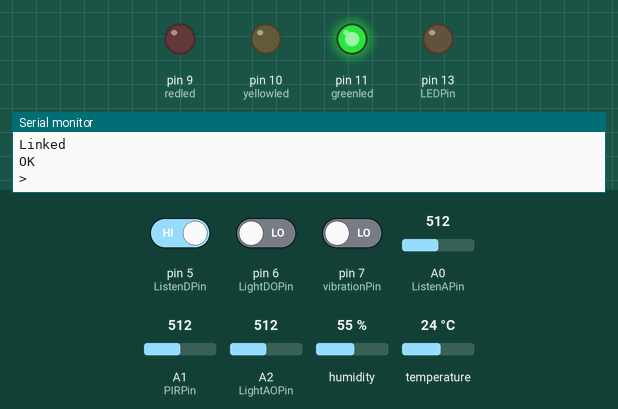
The sketch below on a simulated Arduino Uno, built with avr-gcc and run on an emulated ATmega328P. On the bench: output pins drawn as LEDs (lit = HIGH), the last lines printed to the serial monitor. The inputs (shaded band) are chosen by the test bench; at power-on: pin 5 (ListenDPin) HIGH, pin 7 (vibrationPin) LOW, pin 6 (LightDOPin) LOW, A0 (ListenAPin) = 512, A1 (PIRPin) = 512, A2 (LightAOPin) = 512, humidity 55 %, temperature 24 °C. The modem accepts every AT command (registered, SIM ready, sends succeed) and sends nothing else.

Above: at 13.4 s.
13.5 s: pin 5 (ListenDPin) driven LOW
At 15.5 s:
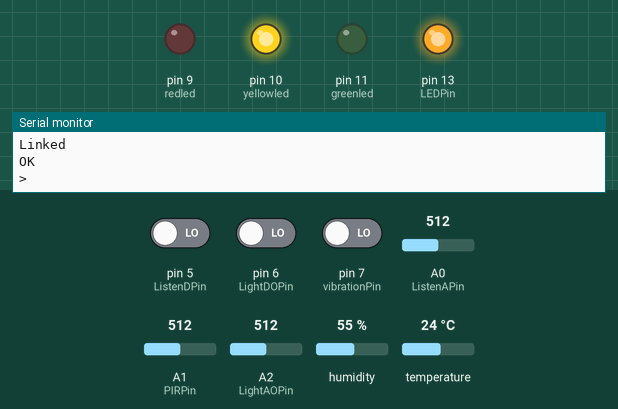
16.1 s: pin 7 (vibrationPin) driven HIGH
At 16.9 s:
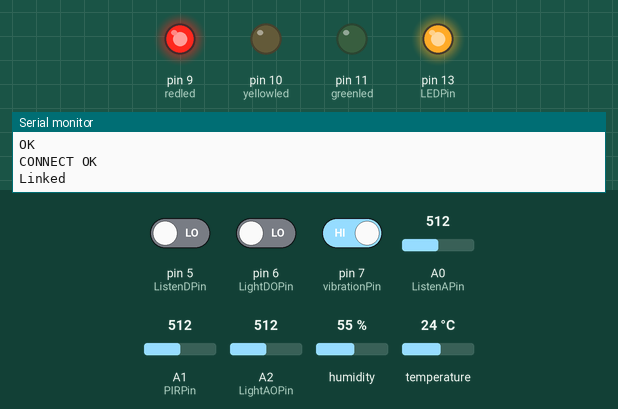
18.1 s: pin 5 (ListenDPin) driven HIGH
At 19.7 s:
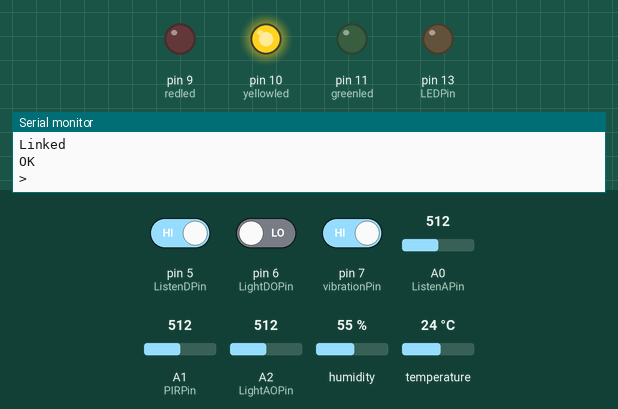
23.4 s: pin 7 (vibrationPin) driven LOW
At 25.1 s:
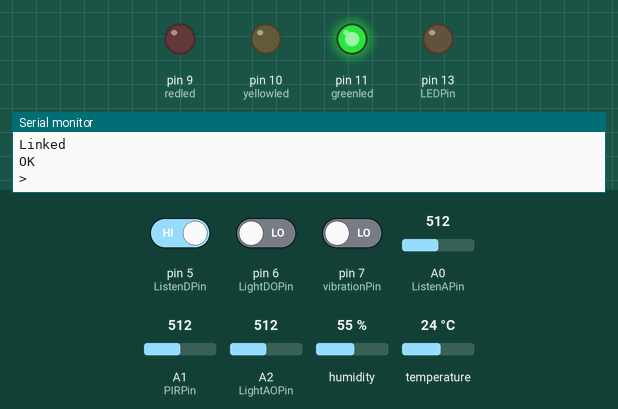
Timing chart, 0 to 26.6 s (numbered marks = the images above; inputs shaded):
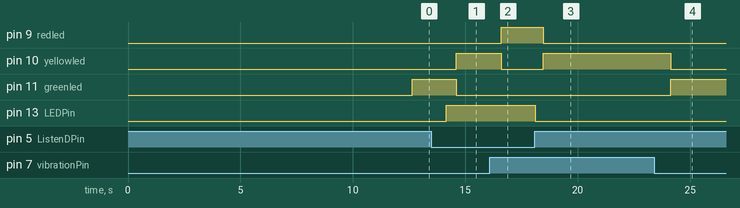

The sketch:

BabyCare_http.ino
```cpp
#include <DHT.h>
#include <DHT_U.h>

#include <SoftwareSerial.h>
#include "DHT.h"


#define RX 2    //wifi上行端口
#define TX 3    //wifi下行端口

#define DHTPIN 4    //温湿度传感器管脚数字4
#define DHTTYPE DHT11   //传感器类型
DHT dht(DHTPIN, DHTTYPE);

#define LightDOPin 6   //光敏数字6
#define LightAOPin A2  //光敏模拟A2
float var_light_a=0;   //模拟数据
int var_light_d=0;  //数字数据

//Wifi接入热点及OneNet平台设备
String ssid = "JACKPC";  //无线网账号
String password = "87654312";  //无线网密码
String device_id = "536315660";  //设备id
String api_key = "1hK8AC3aucVjXMB2zVchmtaoHd0=";  //鉴权码


//声音传感器变量
int ListenAPin = A0; //选择模拟0输入端口
int ListenDPin=5; //选择数字5输入端口

int LEDPin = 13;    //选择LED显示端口
int LisAValue = 0;    //声音模拟值变量
boolean  LisLimit;    //声音数字值

//人体热释传感器变量
int PIRPin = A1;  //人体热释传感器管脚

int PIRState = 0;   //人体热释传感器状态  0---未检测到，1----检测到
int val=0;   // 感应数值

//振动传感器
int vibrationPin=7;  //数字7管脚

int present=0;  //当前数值

//交通灯
int redled =9;
int yellowled =10;
int greenled =11;


SoftwareSerial mySerial(RX, TX); // RX, TX  通过软串口连接esp8266

void setup() {

  Serial.begin(9600);

  dht.begin();    //温湿度传感器开启

  pinMode(LEDPin,OUTPUT); //设置LED管脚模式
  pinMode(ListenDPin,INPUT); //设置声音数字输入管脚
  pinMode(ListenAPin,INPUT); //设置声音模拟输入管脚
  pinMode(PIRPin,INPUT);  //设置人体热释模拟输入管脚
  pinMode(LightDOPin,INPUT);  //设置光敏数字输入
  pinMode(LightAOPin,INPUT);  //设置光敏模拟输入
  pinMode(vibrationPin,INPUT); //设置振动数字输入
  //交通灯输出
  pinMode(redled, OUTPUT);
  pinMode(yellowled, OUTPUT);
  pinMode(greenled, OUTPUT);


  while (!Serial) {
    // wait for serial port to connect. Needed for native USB port only
  }

  // 连接WIFI
  mySerial.begin(9600);
  mySerial.println("AT+RST");   // 初始化重启一次esp8266
  delay(1500);
  echo();
  mySerial.println("AT");
  echo();
  delay(500);
  mySerial.println("AT+CWMODE=3");  // 设置Wi-Fi模式
  echo();
  mySerial.println("AT+CWJAP=\""+ssid+"\",\""+password+"\"");  // 连接Wi-Fi
  echo();
  delay(10000);

}


void loop() {


    //声音传感器
    LisAValue = analogRead(ListenAPin);    //读声音传感器的值
    LisLimit=digitalRead(ListenDPin);    //度数字管脚值
    if(!LisLimit)
        {
          digitalWrite(LEDPin, HIGH); //大于阈值灯亮
          delay(100);
        }
    else
        digitalWrite(LEDPin, LOW);  //小于阈值灯灭

    Serial.println(LisAValue, DEC);  //打印数字引脚高低电平
    delay(100);


    //人体红外传感器
    val = analogRead(PIRPin);    //读取A0口的电压值并赋值到val
    Serial.println(val);            //串口发送val值

    if (val > 150)//判断PIR数值是否大于150，
    {
        Serial.println("有人");
        //digitalWrite(LedPin,HIGH);  //大于表示感应到有人
        PIRState=1;
     }
     else
      {
        //digitalWrite(LedPin,LOW);   //小于表示无感应到有人
        Serial.println("无人");
        PIRState=0;
       }

      Serial.println(PIRState);
      delay(250);


  //温湿度传感器获取数据
  String DTHvalue=getAndSendTemperatureAndHumidityData();


  //光敏传感器
  var_light_a=analogRead(LightAOPin);
  var_light_d=digitalRead(LightDOPin);
  Serial.println(var_light_a);


  //振动传感器
  present=digitalRead(vibrationPin);
  Serial.println(present);


  //交通灯判决：声音阈值和振动阈值同时达到为红，振动或声音为黄，全无为绿
  //蜂鸣器判决：
  if(LisLimit==0 && present==1){
    digitalWrite(redled, HIGH);
    digitalWrite(yellowled, LOW);
    digitalWrite(greenled, LOW);
    //song();

    }
    else if(LisLimit==1 && present==0){
    digitalWrite(redled, LOW);
    digitalWrite(yellowled, LOW);
    digitalWrite(greenled, HIGH);
    }else{
    digitalWrite(redled, LOW);
    digitalWrite(yellowled, HIGH);
    digitalWrite(greenled, LOW);
   }


  //WiFi串口
  if (mySerial.available()) {  //软串口，发送到esp8266的都走这个串口
    Serial.write(mySerial.read());
  }
  if (Serial.available()) {  //串口，打印到串口监视器
    mySerial.write(Serial.read());
  }

  String value = String(LisLimit)+","+String(PIRState)+","+DTHvalue+","+String(var_light_a)+","+String(LisAValue)+","+String(present);  //上传的数据

  post(value);

}


//温湿度传感器函数
String getAndSendTemperatureAndHumidityData(){
  float h = dht.readHumidity();
  float t = dht.readTemperature();

  if (isnan(h) || isnan(t)) {
    Serial.println("Failed to read from DHT sensor!");
    return;
  }

  Serial.print("Humidity: ");
  Serial.print(h);
  Serial.println();
  Serial.print("Temperature: ");
  Serial.print(t);
  Serial.print(" *C ");

  return String(h)+","+String(t);
}


//读取应答消息
void echo(){
  delay(50);
  while (mySerial.available()) {
    Serial.write(mySerial.read());
  }
}

 //上传数据点
void post(String value){
  mySerial.println("AT+CIPMODE=1");
  echo();
  mySerial.println("AT+CIPSTART=\"TCP\",\"api.heclouds.com\",80");  // 连接服务器的80端口
  delay(100);//初始值1000
  echo();
  mySerial.println("AT+CIPSEND"); // 进入TCP透传模式，接下来发送的所有消息都会发送给服务器
  echo();
  delay(500); //初始值5000
  String data ="{\"datastreams\": [{\"id\": \"temperature\",\"datapoints\": [{\"value\": \""+value+"\"}]}]}";
  mySerial.print("POST /devices/"+device_id+"/datapoints HTTP/1.1\r\n"); // 开始发送post请求
  mySerial.print("api-key: "+api_key+"\r\nHost: api.heclouds.com\r\nContent-Length: " + String(data.length()) + "\r\n\r\n"); // post请求的报文格式
  mySerial.println(data); // 结束post请求
  delay(300);//初始值300
  echo();
  delay(100); //初始值100
  mySerial.print("+++"); // 退出tcp透传模式，用println会出错
  Serial.println();
//  delay(2000);
}
```

Measured:
- after the input at 13.5 s, pin 10 (yellowled): LOW → HIGH after 1.1 s; pin 11 (greenled): HIGH → LOW after 1.1 s; pin 13 (LEDPin): LOW → HIGH after 0.66 s
- after the input at 16.1 s, pin 9 (redled): LOW → HIGH after 0.51 s; pin 10 (yellowled): HIGH → LOW after 0.51 s
- after the input at 18.1 s, pin 9 (redled): HIGH → LOW after 0.38 s; pin 10 (yellowled): LOW → HIGH after 0.38 s; pin 13 (LEDPin): HIGH → LOW at once
- after the input at 23.4 s, pin 10 (yellowled): HIGH → LOW after 0.74 s; pin 11 (greenled): LOW → HIGH after 0.74 s
